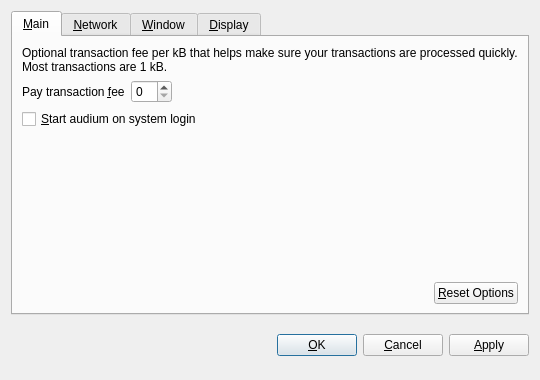
<?xml version="1.0" encoding="UTF-8"?>
<ui version="4.0">
 <class>OptionsDialog</class>
 <widget class="QDialog" name="OptionsDialog">
  <property name="geometry">
   <rect>
    <x>0</x>
    <y>0</y>
    <width>540</width>
    <height>380</height>
   </rect>
  </property>
  <property name="windowTitle">
   <string>Options</string>
  </property>
  <property name="modal">
   <bool>true</bool>
  </property>
  <layout class="QVBoxLayout" name="verticalLayout">
   <item>
    <widget class="QTabWidget" name="tabWidget">
     <property name="tabPosition">
      <enum>QTabWidget::North</enum>
     </property>
     <property name="currentIndex">
      <number>0</number>
     </property>
     <widget class="QWidget" name="tabMain">
      <attribute name="title">
       <string>&amp;Main</string>
      </attribute>
      <layout class="QVBoxLayout" name="verticalLayout_Main">
       <item>
        <widget class="QLabel" name="transactionFeeInfoLabel">
         <property name="text">
          <string>Optional transaction fee per kB that helps make sure your transactions are processed quickly. Most transactions are 1 kB.</string>
         </property>
         <property name="textFormat">
          <enum>Qt::PlainText</enum>
         </property>
         <property name="wordWrap">
          <bool>true</bool>
         </property>
        </widget>
       </item>
       <item>
        <layout class="QHBoxLayout" name="horizontalLayout_1_Main">
         <item>
          <widget class="QLabel" name="transactionFeeLabel">
           <property name="text">
            <string>Pay transaction &amp;fee</string>
           </property>
           <property name="textFormat">
            <enum>Qt::PlainText</enum>
           </property>
           <property name="buddy">
            <cstring>transactionFee</cstring>
           </property>
          </widget>
         </item>
         <item>
          <widget class="BitcoinAmountField" name="transactionFee"/>
         </item>
         <item>
          <spacer name="horizontalSpacer_1_Main">
           <property name="orientation">
            <enum>Qt::Horizontal</enum>
           </property>
           <property name="sizeHint" stdset="0">
            <size>
             <width>40</width>
             <height>20</height>
            </size>
           </property>
          </spacer>
         </item>
        </layout>
       </item>
       <item>
        <widget class="QCheckBox" name="bitcoinAtStartup">
         <property name="toolTip">
          <string>Automatically start audium after logging in to the system.</string>
         </property>
         <property name="text">
          <string>&amp;Start audium on system login</string>
         </property>
        </widget>
       </item>
       <item>
        <spacer name="verticalSpacer_Main">
         <property name="orientation">
          <enum>Qt::Vertical</enum>
         </property>
         <property name="sizeHint" stdset="0">
          <size>
           <width>20</width>
           <height>40</height>
          </size>
         </property>
        </spacer>
       </item>
       <item>
        <layout class="QHBoxLayout" name="horizontalLayout_2_Main">
         <item>
          <spacer name="horizontalSpacer_2_Main">
           <property name="orientation">
            <enum>Qt::Horizontal</enum>
           </property>
           <property name="sizeHint" stdset="0">
            <size>
             <width>40</width>
             <height>20</height>
            </size>
           </property>
          </spacer>
         </item>
         <item>
          <widget class="QPushButton" name="resetButton">
           <property name="toolTip">
            <string>Reset all client options to default.</string>
           </property>
           <property name="text">
            <string>&amp;Reset Options</string>
           </property>
           <property name="autoDefault">
            <bool>false</bool>
           </property>
          </widget>
         </item>
        </layout>
       </item>
      </layout>
     </widget>
     <widget class="QWidget" name="tabNetwork">
      <attribute name="title">
       <string>&amp;Network</string>
      </attribute>
      <layout class="QVBoxLayout" name="verticalLayout_Network">
       <item>
        <widget class="QCheckBox" name="mapPortUpnp">
         <property name="toolTip">
          <string>Automatically open the audium client port on the router. This only works when your router supports UPnP and it is enabled.</string>
         </property>
         <property name="text">
          <string>Map port using &amp;UPnP</string>
         </property>
        </widget>
       </item>
       <item>
        <widget class="QCheckBox" name="connectSocks">
         <property name="toolTip">
          <string>Connect to the audium network through a SOCKS proxy (e.g. when connecting through Tor).</string>
         </property>
         <property name="text">
          <string>&amp;Connect through SOCKS proxy:</string>
         </property>
        </widget>
       </item>
       <item>
        <layout class="QHBoxLayout" name="horizontalLayout_Network">
         <item>
          <widget class="QLabel" name="proxyIpLabel">
           <property name="text">
            <string>Proxy &amp;IP:</string>
           </property>
           <property name="textFormat">
            <enum>Qt::PlainText</enum>
           </property>
           <property name="buddy">
            <cstring>proxyIp</cstring>
           </property>
          </widget>
         </item>
         <item>
          <widget class="QValidatedLineEdit" name="proxyIp">
           <property name="maximumSize">
            <size>
             <width>140</width>
             <height>16777215</height>
            </size>
           </property>
           <property name="toolTip">
            <string>IP address of the proxy (e.g. 127.0.0.1)</string>
           </property>
          </widget>
         </item>
         <item>
          <widget class="QLabel" name="proxyPortLabel">
           <property name="text">
            <string>&amp;Port:</string>
           </property>
           <property name="textFormat">
            <enum>Qt::PlainText</enum>
           </property>
           <property name="buddy">
            <cstring>proxyPort</cstring>
           </property>
          </widget>
         </item>
         <item>
          <widget class="QLineEdit" name="proxyPort">
           <property name="maximumSize">
            <size>
             <width>55</width>
             <height>16777215</height>
            </size>
           </property>
           <property name="toolTip">
            <string>Port of the proxy (e.g. 9050)</string>
           </property>
          </widget>
         </item>
         <item>
          <widget class="QLabel" name="socksVersionLabel">
           <property name="text">
            <string>SOCKS &amp;Version:</string>
           </property>
           <property name="textFormat">
            <enum>Qt::PlainText</enum>
           </property>
           <property name="buddy">
            <cstring>socksVersion</cstring>
           </property>
          </widget>
         </item>
         <item>
          <widget class="QValueComboBox" name="socksVersion">
           <property name="toolTip">
            <string>SOCKS version of the proxy (e.g. 5)</string>
           </property>
          </widget>
         </item>
         <item>
          <spacer name="horizontalSpacer_Network">
           <property name="orientation">
            <enum>Qt::Horizontal</enum>
           </property>
           <property name="sizeHint" stdset="0">
            <size>
             <width>40</width>
             <height>20</height>
            </size>
           </property>
          </spacer>
         </item>
        </layout>
       </item>
       <item>
        <spacer name="verticalSpacer_Network">
         <property name="orientation">
          <enum>Qt::Vertical</enum>
         </property>
         <property name="sizeHint" stdset="0">
          <size>
           <width>20</width>
           <height>40</height>
          </size>
         </property>
        </spacer>
       </item>
      </layout>
     </widget>
     <widget class="QWidget" name="tabWindow">
      <attribute name="title">
       <string>&amp;Window</string>
      </attribute>
      <layout class="QVBoxLayout" name="verticalLayout_Window">
       <item>
        <widget class="QCheckBox" name="minimizeToTray">
         <property name="toolTip">
          <string>Show only a tray icon after minimizing the window.</string>
         </property>
         <property name="text">
          <string>&amp;Minimize to the tray instead of the taskbar</string>
         </property>
        </widget>
       </item>
       <item>
        <widget class="QCheckBox" name="minimizeOnClose">
         <property name="toolTip">
          <string>Minimize instead of exit the application when the window is closed. When this option is enabled, the application will be closed only after selecting Quit in the menu.</string>
         </property>
         <property name="text">
          <string>M&amp;inimize on close</string>
         </property>
        </widget>
       </item>
       <item>
        <spacer name="verticalSpacer_Window">
         <property name="orientation">
          <enum>Qt::Vertical</enum>
         </property>
         <property name="sizeHint" stdset="0">
          <size>
           <width>20</width>
           <height>40</height>
          </size>
         </property>
        </spacer>
       </item>
      </layout>
     </widget>
     <widget class="QWidget" name="tabDisplay">
      <attribute name="title">
       <string>&amp;Display</string>
      </attribute>
      <layout class="QVBoxLayout" name="verticalLayout_Display">
       <item>
        <layout class="QHBoxLayout" name="horizontalLayout_1_Display">
         <item>
          <widget class="QLabel" name="langLabel">
           <property name="text">
            <string>User Interface &amp;language:</string>
           </property>
           <property name="textFormat">
            <enum>Qt::PlainText</enum>
           </property>
           <property name="buddy">
            <cstring>lang</cstring>
           </property>
          </widget>
         </item>
         <item>
          <widget class="QValueComboBox" name="lang">
           <property name="toolTip">
            <string>The user interface language can be set here. This setting will take effect after restarting audium.</string>
           </property>
          </widget>
         </item>
        </layout>
       </item>
       <item>
        <layout class="QHBoxLayout" name="horizontalLayout_2_Display">
         <item>
          <widget class="QLabel" name="unitLabel">
           <property name="text">
            <string>&amp;Unit to show amounts in:</string>
           </property>
           <property name="textFormat">
            <enum>Qt::PlainText</enum>
           </property>
           <property name="buddy">
            <cstring>unit</cstring>
           </property>
          </widget>
         </item>
         <item>
          <widget class="QValueComboBox" name="unit">
           <property name="toolTip">
            <string>Choose the default subdivision unit to show in the interface and when sending coins.</string>
           </property>
          </widget>
         </item>
        </layout>
       </item>
       <item>
        <widget class="QCheckBox" name="displayAddresses">
         <property name="toolTip">
          <string>Whether to show audium addresses in the transaction list or not.</string>
         </property>
         <property name="text">
          <string>&amp;Display addresses in transaction list</string>
         </property>
        </widget>
       </item>
       <item>
        <widget class="QCheckBox" name="coinControlFeatures">
         <property name="toolTip">
          <string>Whether to show coin control features or not.</string>
         </property>
         <property name="text">
          <string>Display coin &amp;control features (experts only!)</string>
         </property>
        </widget>
       </item>
       <item>
        <spacer name="verticalSpacer_Display">
         <property name="orientation">
          <enum>Qt::Vertical</enum>
         </property>
         <property name="sizeHint" stdset="0">
          <size>
           <width>20</width>
           <height>40</height>
          </size>
         </property>
        </spacer>
       </item>
      </layout>
     </widget>
    </widget>
   </item>
   <item>
    <layout class="QHBoxLayout" name="horizontalLayout_Buttons">
     <item>
      <spacer name="horizontalSpacer_1">
       <property name="orientation">
        <enum>Qt::Horizontal</enum>
       </property>
       <property name="sizeHint" stdset="0">
        <size>
         <width>40</width>
         <height>48</height>
        </size>
       </property>
      </spacer>
     </item>
     <item>
      <widget class="QLabel" name="statusLabel">
       <property name="font">
        <font>
         <weight>75</weight>
         <bold>true</bold>
        </font>
       </property>
       <property name="text">
        <string/>
       </property>
       <property name="textFormat">
        <enum>Qt::PlainText</enum>
       </property>
       <property name="wordWrap">
        <bool>true</bool>
       </property>
      </widget>
     </item>
     <item>
      <spacer name="horizontalSpacer_2">
       <property name="orientation">
        <enum>Qt::Horizontal</enum>
       </property>
       <property name="sizeHint" stdset="0">
        <size>
         <width>40</width>
         <height>48</height>
        </size>
       </property>
      </spacer>
     </item>
     <item>
      <widget class="QPushButton" name="okButton">
       <property name="text">
        <string>&amp;OK</string>
       </property>
      </widget>
     </item>
     <item>
      <widget class="QPushButton" name="cancelButton">
       <property name="text">
        <string>&amp;Cancel</string>
       </property>
       <property name="autoDefault">
        <bool>false</bool>
       </property>
      </widget>
     </item>
     <item>
      <widget class="QPushButton" name="applyButton">
       <property name="text">
        <string>&amp;Apply</string>
       </property>
       <property name="autoDefault">
        <bool>false</bool>
       </property>
      </widget>
     </item>
    </layout>
   </item>
  </layout>
 </widget>
 <customwidgets>
  <customwidget>
   <class>BitcoinAmountField</class>
   <extends>QSpinBox</extends>
   <header>bitcoinamountfield.h</header>
  </customwidget>
  <customwidget>
   <class>QValueComboBox</class>
   <extends>QComboBox</extends>
   <header>qvaluecombobox.h</header>
  </customwidget>
  <customwidget>
   <class>QValidatedLineEdit</class>
   <extends>QLineEdit</extends>
   <header>qvalidatedlineedit.h</header>
  </customwidget>
 </customwidgets>
 <resources/>
 <connections/>
</ui>
